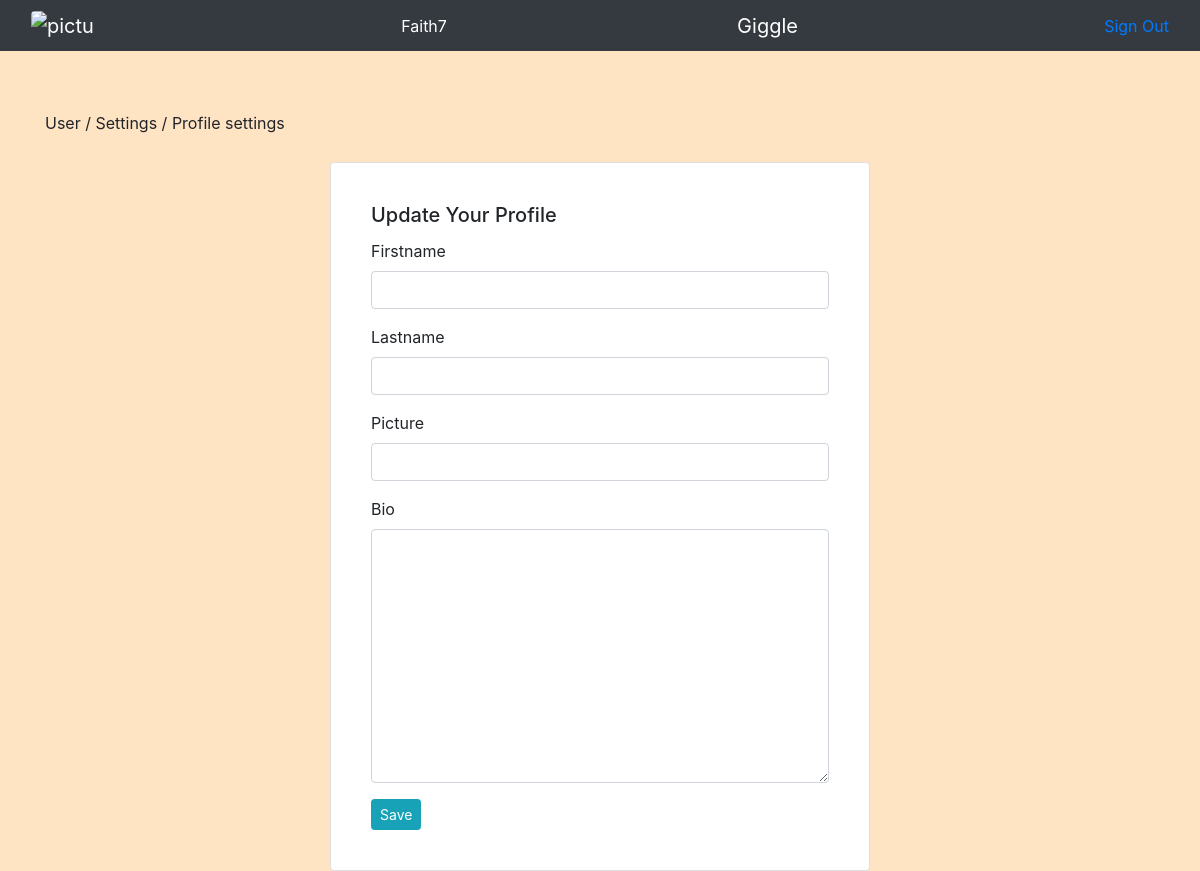
The page /profile/Faith7 (signed in) on the database as committed earlier.
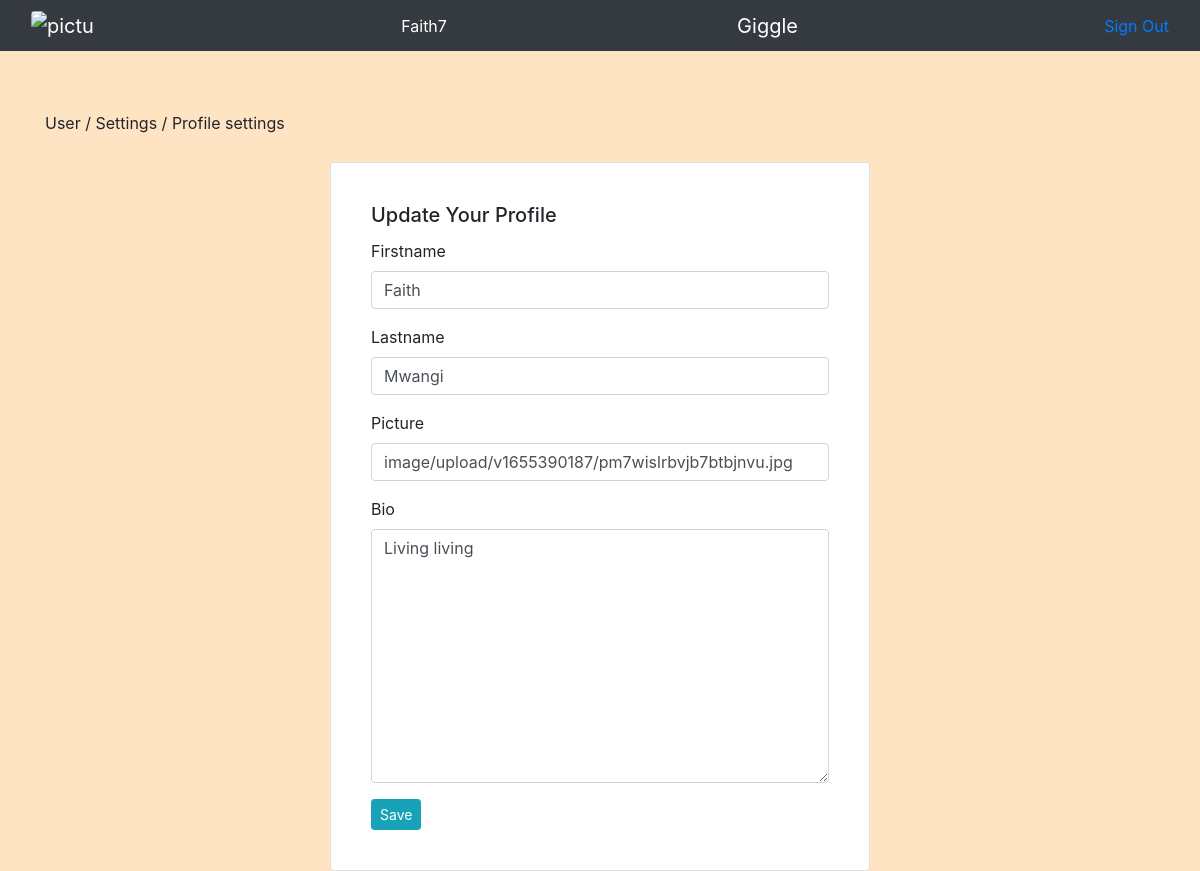
The same page on the database as committed later.
### projects/models.py (models this page shows, shortened)
class Profile(models.Model):
  user = models.OneToOneField(User, on_delete=models.CASCADE, related_name='profile')
  bio = models.TextField(max_length=200, blank=True,)
  picture = CloudinaryField('picture', blank=True,)
  firstname = models.CharField(blank=True, max_length=120)
  lastname = models.CharField(blank=True, max_length=120)

### projects/views.py (the view)
# urls.py: path('profile/<username>', edit_profile, name='edit'),
@login_required(login_url='login')
def edit_profile(request, username):
    user = User.objects.get(username=username)
    if request.method == 'POST':
        prof_form = UpdateUserProfileForm(request.POST, request.FILES, instance=request.user.profile)
        if prof_form.is_valid():
            prof_form.save()
            return redirect('profile')
    else:
        prof_form = UpdateUserProfileForm(instance=request.user.profile)
    params = {
        'prof_form': prof_form
    }
    return render(request, 'edit.html', params)

### projects/forms.py
class UpdateUserProfileForm(forms.ModelForm):
  class Meta:
    model = Profile
    fields = ['firstname', 'lastname', 'picture', 'bio']

### projects/templates/edit.html (shortened to what this page needs)
{% extends 'base.html' %}
{% load crispy_forms_tags %}
{% block content %}
<div class="container" style="margin-top:7%;">
    <p style="margin-top:10%">User / Settings / Profile settings</p>
    <div class="row">
        <div class="col-md-3"></div>
        <div class="col-md-6">
            <div class="card" style="margin-top:2%; padding:20px">
                <div class="card-body">
                    <h5 class="card-title"><a>Update Your Profile</a></h5>
                    <div class="card-text">
                        <form action="" method="post" enctype="multipart/form-data" novalidate>
                            {{ prof_form|crispy }}
                            <input type="submit" class="btn btn-sm btn-info" value="Save"/>
                        </form>
                    </div>
                </div>
            </div>
        </div>
        <div class="col-md-3"></div>
    </div>
</div>
{% endblock %}

### projects/templates/base.html (shortened to what this page needs)
{% load static %}
<!DOCTYPE html>
<html lang="en">
<head>
  <link href="https://cdn.jsdelivr.net/npm/bootstrap@5.0.2/dist/css/bootstrap.min.css" rel="stylesheet">
  <link rel="stylesheet" href="{% static 'css/styles.css'%}" >
  <link rel="stylesheet" href="https://use.fontawesome.com/releases/v5.8.2/css/all.css">
  <link href="https://cdnjs.cloudflare.com/ajax/libs/twitter-bootstrap/4.3.1/css/bootstrap.min.css" rel="stylesheet">
</head>
<body class="body-main">
  {% include 'navbar.html'%}
  {% block content %}
  {% endblock %}
</body>
</html>

### projects/templates/navbar.html
{% load static %}
<nav class="navbar-custom navbar fixed-top navbar-expand-lg navbar-dark scrolling-navbar bg-dark">
  <div class="container-fluid">
    {% if user.is_authenticated %}
      {% if user.profile.picture.url %}
        <a class="navbar-brand" href="{% url 'profile' %}"><img class="rounded cover" src="{{ user.profile.picture.url }}" alt="Profile" style="max-width: 4rem; max-height: 2.8rem;"></a>
        <span class="text-white">{{ user.profile.user.username }}</span>
      {% else %}
        <a class="navbar-brand" href="{% url 'profile' %}" ><img class="rounded cover" src="{% static 'images/noimage.jpg'%}" alt="picture" style="max-width: 4rem; max-height: 2.8rem;"></a>
        <span class="text-white">{{ user.profile.user.username }}</span>
      {% endif %}
      <a href="{% url 'index' %}" class="navbar-brand">Giggle</a>
      <a href="{% url 'logout' %}" class="navbar-item">Sign Out</a>
    {% else %}
      <a class="navbar-brand"><img class="rounded cover" src="{% static 'images/noimage.jpg'%}" alt="picture" style="max-width: 5rem; max-height: 2.8rem;"></a>
      <a href="{% url 'index' %}" class="navbar-brand">Giggle</a>
      <a href="{% url 'login' %}" class="navbar-item">Sign In</a>
    {% endif %}
  </div>
</nav>

### static/css/styles.css (style rules this page uses)
.navbar-custom { height: 3.2rem; }
.body-main { background-color: bisque; }

Rows that differ between the two databases and show on the page:
changed Profile: firstname (not shown) → "Faith"; lastname (not shown) → "Mwangi"; picture (not shown) → "image/upload/v1655390187/pm7wislrbvjb7btbjnvu.jpg"; bio (not shown) → "Living living"
